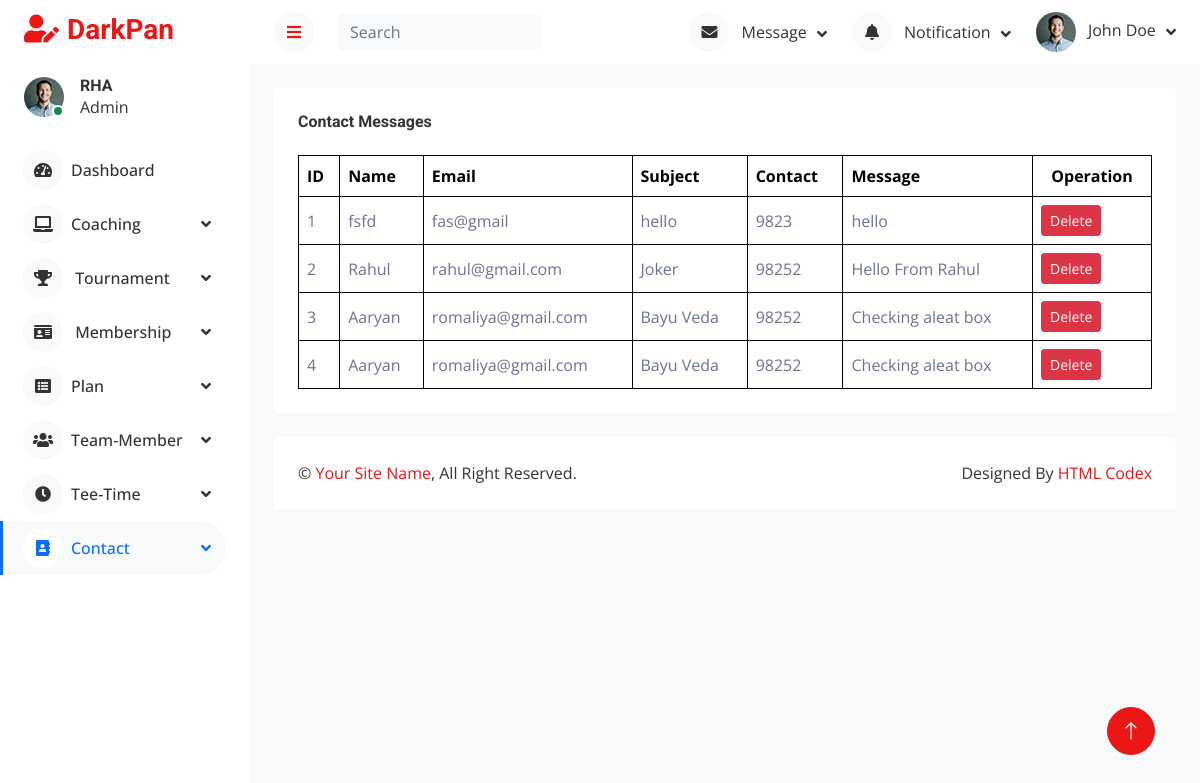
The page /admin/show_contact.php on the database as committed earlier.
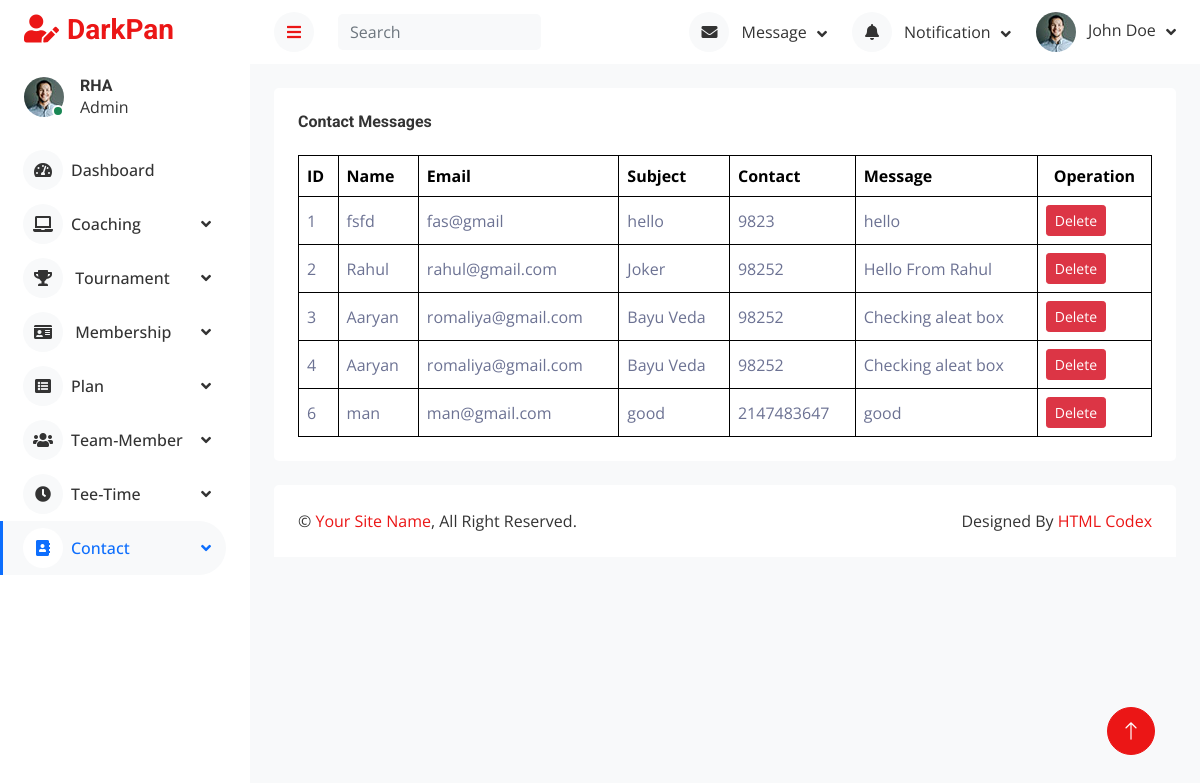
The same page on the database as committed later.
### tables this page shows
CREATE TABLE `contact` (
  `id` int(11) NOT NULL,
  `name` varchar(50) NOT NULL,
  `email` varchar(50) NOT NULL,
  `subject` varchar(50) NOT NULL,
  `contact` int(11) NOT NULL,
  `message` varchar(250) NOT NULL
);

### admin/show_contact.php (the view, shortened to what this page needs)
<?php
    include "lib/db.php";
    $qry="SELECT * FROM `contact`";
    $result=mysqli_query($con,$qry);
?>
<!DOCTYPE html>
<html lang="en">
<head>
    <link href="https://cdnjs.cloudflare.com/ajax/libs/font-awesome/5.10.0/css/all.min.css" rel="stylesheet">
    <link href="https://cdn.jsdelivr.net/npm/bootstrap-icons@1.4.1/font/bootstrap-icons.css" rel="stylesheet">
    <link href="lib/owlcarousel/assets/owl.carousel.min.css" rel="stylesheet">
    <link href="lib/tempusdominus/css/tempusdominus-bootstrap-4.min.css" rel="stylesheet" />
    <link href="css/bootstrap.min.css" rel="stylesheet">
    <link href="css/style.css" rel="stylesheet">
</head>
<body>
    <div class="container-fluid position-relative d-flex p-0">
        <?php include "sidebar.php"; ?>
        <div class="content">
            <?php include "header.php"; ?>
            <div class="container-fluid pt-4 px-4">
                <div class="bg-secondary text-center rounded p-4">
                    <div class="d-flex align-items-center justify-content-between mb-4">
                        <h6 class="mb-0">Contact Messages</h6>
                    </div>
                    <div class="table-responsive">
                        <table class="table text-start align-middle table-bordered table-hover mb-0">
                            <thead>
                                <tr class="text-dark">
                                    <th scope="col">ID</th>
                                    <th scope="col">Name</th>
                                    <th scope="col">Email</th>
                                    <th scope="col">Subject</th>
                                    <th scope="col">Contact</th>
                                    <th scope="col">Message</th>
                                    <th scope="col" colspan=2 class="text-center">Operation</th>
                                </tr>
                            </thead>
                            <tbody>
                                <?php while($row=mysqli_fetch_assoc($result)) { ?>
                                <tr>
                                    <td><?php echo $row['id']; ?></td>
                                    <td><?php echo $row['name']; ?></td>
                                    <td><?php echo $row['email']; ?></td>
                                    <td><?php echo $row['subject']; ?></td>
                                    <td><?php echo $row['contact']; ?></td>
                                    <td><?php echo $row['message']; ?></td>
                                    <td>
                                        <a href="contact_del.php?id=<?php echo $row['id']?>" class="btn btn-sm btn-danger" onclick="return confirm('Are you sure?');">Delete</a>
                                    </td>
                                </tr>
                                <?php } ?>
                            </tbody>
                        </table>
                    </div>
                </div>
            </div>
            <div class="container-fluid pt-4 px-4">
                <div class="bg-secondary rounded-top p-4">
                    <div class="row">
                        <div class="col-12 col-sm-6 text-center text-sm-start">
                            &copy; <a href="#">Your Site Name</a>, All Right Reserved.
                        </div>
                        <div class="col-12 col-sm-6 text-center text-sm-end">
                            Designed By <a href="https://htmlcodex.com">HTML Codex</a>
                        </div>
                    </div>
                </div>
            </div>
        </div>
        <a href="#" class="btn btn-lg btn-primary btn-lg-square back-to-top"><i class="bi bi-arrow-up"></i></a>
    </div>
</body>
</html>

Rows that differ between the two databases and show on the page:
added contact: id "6", name "man", email "man@gmail.com", subject "good", contact "2147483647", message "good"
